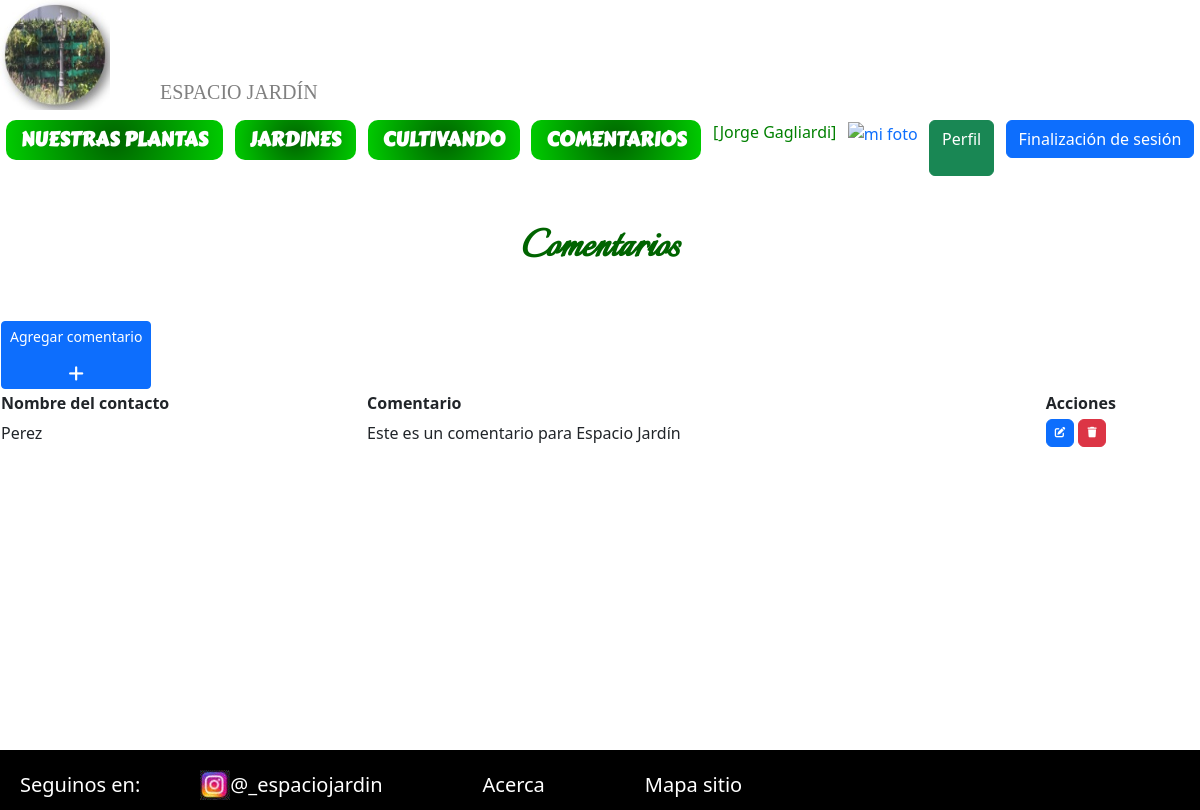
The page /contactoComentarios (signed in) on the database its author committed.
### catalogos/models.py (models this page shows, shortened)
class Contactos(models.Model):
    apellido = models.CharField(max_length=50)
    ciudad   = models.CharField(max_length=50)
    pais     = models.CharField(max_length=50)
    correo   = models.CharField(max_length=50)
    telefono = models.CharField(max_length=50)
    mensaje  = models.TextField(max_length=500)
    class Meta:
        verbose_name = 'Contactos'
        verbose_name_plural = 'Contactos'

### catalogos/views.py (the view)
# urls.py: path('contactoComentarios',comentarios,name="comentarios"),
@login_required
def comentarios(request):
    contexto = {"contactos":Contactos.objects.all()}
    return render(request,"catalogos/contactoRealizado.html",contexto)

### catalogos/templates/catalogos/contactoRealizado.html (shortened to what this page needs)
{% extends "catalogos/index.html" %}
{% load static %}
{% block contenido %}
    <div class="contenedorTituloPagina">
        <h2 class="tituloPagina__NoIndex">Comentarios</h2>
    </div>
    <table>
        <tr>
            <td>
                <a href="{% url 'contacto' %}" class="btn btn-primary btn-sm"><p>Agregar comentario</p>
                </a>
            </td>
        </tr>
    </table>
    <table>
        <thead>
            <tr>
                <th>Nombre del contacto</th>
                <th>Comentario</th>
                <th>Acciones</th>
            </tr>
        </thead>
        <tbody>
            {% for c in contactos %}
                <tr>
                    <td>{{c.apellido}}</td>
                    <td>{{c.mensaje}}</td>
                    <td>
                        <a href="{% url 'contactoUpdate' c.id %}"
                        class="btn btn-primary"
                        style="--bs-btn-padding-y: .25rem; --bs-btn-padding-x: .5rem; --bs-btn-font-size: .75rem;">
                        </a>
                        <a
                        href="{% url 'contactoDelete' c.id %}"
                        class="btn btn-danger"
                        style="--bs-btn-padding-y: .25rem; --bs-btn-padding-x: .5rem; --bs-btn-font-size: .75rem;">
                        </a>
                    </td>
                </tr>
            {% endfor %}
        </tbody>
    </table>
{% endblock contenido %}

### catalogos/templates/catalogos/index.html (shortened to what this page needs)
<!DOCTYPE html>
<html lang="sp">
<head>
    {% load static %}
    <link rel="stylesheet" href="{% static 'css/styles.css' %}" />
    <link rel="stylesheet" href="{% static 'css/bootstrap/bootstrap.css' %}" />
    <link rel="stylesheet" href="https://cdnjs.cloudflare.com/ajax/libs/font-awesome/6.4.0/css/all.min.css">
</head>
<body>
    <div class="contenedorGrilla__NoIndex">
        <header>
            <a href="{% url 'home' %}" target="_self">
            <img class="logo" src="{% static 'assets/logo.jpg' %}" alt="Logo Espacio Jardin" /></a>
            <h1 class="logo__titulo">ESPACIO JARDÍN</h1>
        </header>
        <nav>
            <div class="menuDesktop">
                <a href="{% url 'nuestrasPlantas' %}"><p class="boton">NUESTRAS PLANTAS</p></a>
                <a href="{% url 'jardines' %}"><p class="boton">JARDINES</p></a>
                <a href="{% url 'cultivando' %}"><p class="boton">CULTIVANDO</p></a>
                {% if user.is_authenticated %}
                    <a href="{% url 'comentarios' %}"><p class="boton">COMENTARIOS</p></a>
                    <p style="color:green">[{{user.first_name}} {{user.last_name}}]</p>
                    <div class="text-center">
                        <a href="{% url 'agregar_avatar' %}"><img src="{{request.session.avatar}}" height="40px" weight="40px" alt="mi foto"></a>
                    </div>
                    <a class="btn btn-success" href="{% url 'perfil' %}">Perfil</a>
                    <form method="post" action="{% url 'logout' %}">
                        <button type="submit" class="btn btn-primary">Finalización de sesión</button>
                    </form>
                {% else %}
                    <a class="btn btn-primary" href="{% url 'login' %}">Inicio sesión</a>
                    <a class="btn btn-success" href="{% url 'registro' %}">Registrarse</a>
                {% endif %}
            </div>
        </nav>
        {% block contenido %}{% endblock contenido %}
        <footer>
            <div class="pie">
                <p>Seguinos en:</p>
                <img src="{% static 'assets/logoInstagram.gif' %}" alt="Instagram" />
                <a href="http://www.instagram.com/_espaciojardin">@_espaciojardin</a>
                <a class="mapaDelSitio" href="{% url 'acerca' %}">Acerca</a>
                <a class="mapaDelSitio" href="{% url 'mapaDelSitio' %}">Mapa sitio</a>
            </div>
        </footer>
    </div>
</body>
</html>

### catalogos/static/css/styles.css (style rules this page uses)
a:link, a:visited, a:active { text-decoration: none; }
footer { display: flex; flex-direction: row; background-color: black; height: 60px; width: 100%; margin-top: 300px; margin-bottom: 10px; }
header { display: flex; flex-direction: row; }
.boton { font-family: "CarterOne-Regular", cursive; font-size: 20px; font-weight: bold; background-image: radial-gradient(circle, #006400, #00CC00); border-radius: 10px; padding-top: 5px; padding-bottom: 5px; padding-right: 15px; padding-left: 15px; color: white; }
.contenedorGrilla__NoIndex { flex-grow: 1; height: 100vh; width: 100%; display: grid; grid-template-rows: 120px 100px 100px auto 60px; }
.contenedorTituloPagina { display: flex; justify-content: center; margin-top: 0px; }
.logo { width: 110px; height: 110px; }
.logo__titulo { font-family: "Playfair Display", serif; font-size: 20px; font-weight: lighter; color: gray; display: inline; margin-left: 50px; margin-top: 80px; }
.mapaDelSitio { margin-left: 40px; }
.menuDesktop { display: flex; flex-direction: row; justify-content: space-around; flex-wrap: wrap; }
.pie { display: flex; margin-top: 10px; margin-bottom: 10px; }
.pie a { font-size: 20px; color: white; margin-top: 10px; margin-right: 60px; }
.pie img { margin-top: 10px; width: 30px; height: 30px; }
.pie p { font-size: 20px; color: white; margin-top: 10px; margin-right: 60px; margin-left: 20px; }
.tituloPagina__NoIndex { font-size: 48px; font-family: "Italianno-Regular"; font-weight: bold; color: darkgreen; margin-top: 0px; margin-bottom: 0px; }

### rows shown on the page
Contactos: apellido "Perez", mensaje "Este es un comentario para Espacio Jardín"

### other values the page prints
{{ user.first_name }} "Jorge"
{{ user.last_name }} "Gagliardi"
